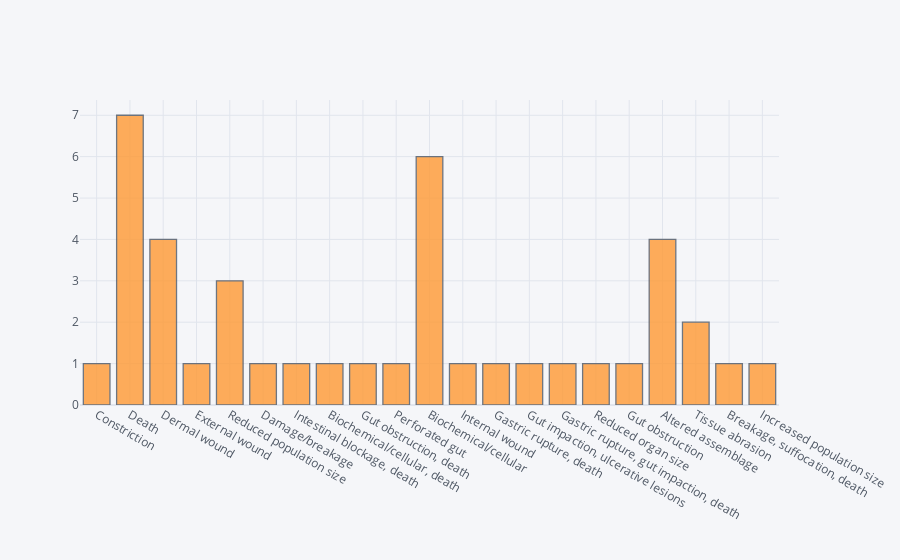

This figure's notebook cell:
### Markdown cell above
## histogram

### Code cell
df['Impact (response)'].iplot(kind='hist',bins=25)

### Figure 1 — Plotly figure (JSON) as saved in the notebook; plotly's stock layout.template omitted (floating-point values rounded to 4 significant figures)
{"data": [{"histfunc": "count", "histnorm": "", "marker": {"color": "rgba(255, 153, 51, 1.0)", "line": {"color": "#4D5663", "width": 1.3}}, "name": "Impact (response)", "nbinsx": 25, "opacity": 0.8, "orientation": "v", "type": "histogram", "x": ["Constriction", "Death", "Dermal wound", "Dermal wound", "External wound", "Death", null, "Reduced population size", "Death", "Death", "Damage/breakage", "Death", "Dermal wound", "Dermal wound", "Death", "Intestinal blockage, death", null, "Biochemical/cellular, death", "Gut obstruction, death", "Perforated gut", "Biochemical/cellular", null, "Biochemical/cellular", "Internal wound", "Gastric rupture, death", "Gut impaction, ulcerative lesions", "Gastric rupture, gut impaction, death", "Death", "Biochemical/cellular", "Biochemical/cellular", "Reduced organ size", "Gut obstruction", "Biochemical/cellular", "Biochemical/cellular", "Altered assemblage", "Altered assemblage", "Altered assemblage", "Tissue abrasion", "Tissue abrasion", "Breakage, suffocation, death", "Reduced population size", "Reduced population size", "Altered assemblage", "Increased population size"]}], "layout": {"barmode": "overlay", "legend": {"bgcolor": "#F5F6F9", "font": {"color": "#4D5663"}}, "paper_bgcolor": "#F5F6F9", "plot_bgcolor": "#F5F6F9", "title": {"font": {"color": "#4D5663"}}, "xaxis": {"gridcolor": "#E1E5ED", "showgrid": true, "tickfont": {"color": "#4D5663"}, "title": {"font": {"color": "#4D5663"}, "text": ""}, "zerolinecolor": "#E1E5ED"}, "yaxis": {"gridcolor": "#E1E5ED", "showgrid": true, "tickfont": {"color": "#4D5663"}, "title": {"font": {"color": "#4D5663"}, "text": ""}, "zerolinecolor": "#E1E5ED"}}}
